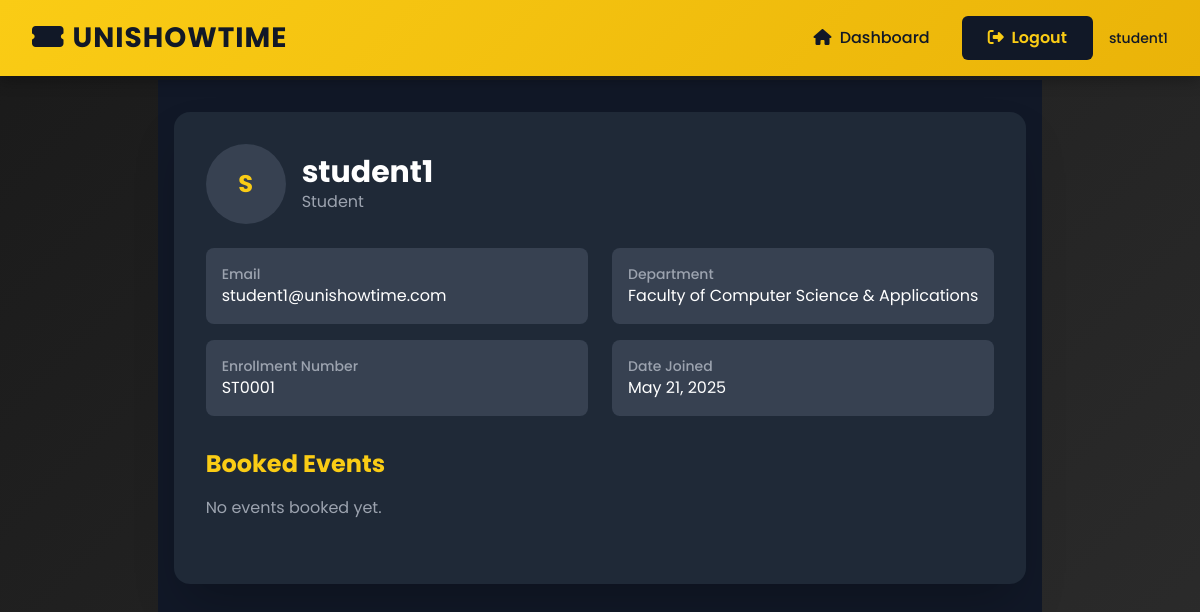
/user/3/, run on the app's committed database.
### mainapp/models.py (models this page shows, shortened)
class CustomUser(AbstractUser, PermissionsMixin):
    role = models.CharField(max_length=20, choices=ROLE_CHOICES, default='student')
    enrollment_no = models.CharField(max_length=20, unique=True, null=True, blank=True)
    department = models.ForeignKey(Department, on_delete=models.SET_NULL, null=True, blank=True)
    profile_image = models.ImageField(upload_to='profiles/', blank=True, null=True)

class Department(models.Model):
    name = models.CharField(max_length=100, unique=True)
    code = models.CharField(max_length=10, unique=True)
    class Meta:
        verbose_name_plural = "Departments"

### mainapp/views.py (the view)
# urls.py: path('user/<int:user_id>/', views.admin_user_details, name='admin_user_details'),
def admin_user_details(request, user_id):
    user = get_object_or_404(CustomUser, id=user_id)
    return render(request, 'dashboard/admin_user_details.html', {'user': user})

### mainapp/templates/dashboard/admin_user_details.html (shortened to what this page needs)
{% extends "base.html" %}
{% block content %}
<div class="min-h-screen bg-gray-900 py-8">
    <div class="max-w-4xl mx-auto px-4">
        <div class="bg-gray-800 rounded-2xl shadow-2xl p-8 mb-8 transform transition-all hover:scale-105 animate-fadeIn">
            <div class="flex items-start justify-between mb-6">
                <div class="flex items-center space-x-4">
                    {% if user.profile_image %}
                        <img src="{{ user.profile_image.url }}" alt="{{ user.username }}" class="w-20 h-20 rounded-full object-cover border-4 border-yellow-400">
                    {% else %}
                        <div class="w-20 h-20 rounded-full bg-gray-700 flex items-center justify-center text-2xl font-bold text-yellow-400">
                            {{ user.username|make_list|first|upper }}
                        </div>
                    {% endif %}
                    <div>
                        <h1 class="text-3xl font-bold text-white">{{ user.username }}</h1>
                        <p class="text-gray-400">{{ user.get_role_display }}</p>
                    </div>
                </div>
            </div>
            <div class="grid grid-cols-1 md:grid-cols-2 gap-6 mb-8">
                <div class="space-y-4">
                    <div class="bg-gray-700 p-4 rounded-lg">
                        <h3 class="text-sm font-medium text-gray-400">Email</h3>
                        <p class="text-white">{{ user.email }}</p>
                    </div>
                    {% if user.enrollment_no %}
                        <div class="bg-gray-700 p-4 rounded-lg">
                            <h3 class="text-sm font-medium text-gray-400">Enrollment Number</h3>
                            <p class="text-white">{{ user.enrollment_no }}</p>
                        </div>
                    {% endif %}
                </div>
                <div class="space-y-4">
                    {% if user.department %}
                        <div class="bg-gray-700 p-4 rounded-lg">
                            <h3 class="text-sm font-medium text-gray-400">Department</h3>
                            <p class="text-white">{{ user.department.name }}</p>
                        </div>
                    {% endif %}
                    <div class="bg-gray-700 p-4 rounded-lg">
                        <h3 class="text-sm font-medium text-gray-400">Date Joined</h3>
                        <p class="text-white">{{ user.date_joined|date:"F d, Y" }}</p>
                    </div>
                </div>
            </div>
            {% if user.role == 'student' %}
                <div class="mb-8">
                    <h2 class="text-2xl font-bold text-yellow-400 mb-4">Booked Events</h2>
                    <div class="grid grid-cols-1 md:grid-cols-2 gap-4">
                        {% for ticket in user.ticket_set.all %}
                            <div class="bg-gray-700 p-4 rounded-lg">
                                <h3 class="text-lg font-semibold text-white">{{ ticket.event.title }}</h3>
                                <p class="text-gray-400">{{ ticket.event.date|date:"F d, Y" }}</p>
                                <p class="text-sm text-gray-400">Booked on: {{ ticket.booked_at|date:"F d, Y" }}</p>
                            </div>
                        {% empty %}
                            <p class="text-gray-400">No events booked yet.</p>
                        {% endfor %}
                    </div>
                </div>
            {% endif %}
        </div>
    </div>
</div>
{% endblock %}

### mainapp/templates/base.html (shortened to what this page needs)
{% load static %}
<!DOCTYPE html>
<html lang="en">
<head>
    <script src="https://cdn.tailwindcss.com"></script>
    <link rel="stylesheet" href="https://cdnjs.cloudflare.com/ajax/libs/font-awesome/6.4.0/css/all.min.css">
    <link href="https://unpkg.com/aos@2.3.1/dist/aos.css" rel="stylesheet">
</head>
<body>
    <div id="particles-js"></div>
    <nav class="navbar">
        <div class="max-w-7xl mx-auto px-4 sm:px-6 lg:px-8">
            <div class="flex justify-between items-center py-4">
                <a href="{% url 'dashboard' %}" class="navbar-title"><i class="fas fa-ticket-alt mr-2"></i>UniShowTime</a>
                <div class="hidden md:flex items-center space-x-4">
                    {% if user.is_authenticated %}
                        <a href="{% url 'dashboard' %}" class="navbar-item"><i class="fas fa-home mr-1"></i> Dashboard</a>
                        <a href="{% url 'logout' %}" class="navbar-button"><i class="fas fa-sign-out-alt mr-1"></i> Logout</a>
                        <div class="flex items-center space-x-2">
                            <span class="text-sm font-medium text-gray-900">{{ user.username }}</span>
                        </div>
                    {% else %}
                        <a href="{% url 'login' %}" class="navbar-button"><i class="fas fa-sign-in-alt mr-1"></i> Login</a>
                        <a href="{% url 'register' %}" class="navbar-button"><i class="fas fa-user-plus mr-1"></i> Register</a>
                    {% endif %}
                </div>
            </div>
        </div>
    </nav>
    <main class="max-w-7xl mx-auto px-4 sm:px-6 lg:px-8 py-20" data-aos="fade-up" data-aos-duration="800">
        {% block content %}{% endblock %}
    </main>
</body>
</html>

### mainapp/templates/base.html (style rules this page uses)
body { font-family: 'Poppins', sans-serif; background: linear-gradient(135deg, #1a1a1a, #2c2c2c); color: #f5f5f5; margin: 0; min-height: 100vh; display: flex; flex-direction: column; overflow-x: hidden; }
.navbar { background: linear-gradient(135deg, #facc15 0%, #eab308 100%); box-shadow: 0 4px 15px rgba(0, 0, 0, 0.3); position: fixed; width: 100%; z-index: 50; top: 0; }
.navbar-title { font-size: 1.75rem; font-weight: 700; color: #111827; text-transform: uppercase; letter-spacing: 1px; transition: all 0.3s ease; position: relative; display: inline-block; }
.navbar-title::after { content: ''; position: absolute; width: 0; height: 3px; bottom: -5px; left: 0; background-color: #111827; transition: width 0.3s ease; }
.navbar-item { font-size: 1rem; font-weight: 500; color: #111827; padding: 0.5rem 1rem; border-radius: 0.375rem; transition: all 0.3s ease; position: relative; overflow: hidden; }
.navbar-item::before { content: ''; position: absolute; top: 0; left: -100%; width: 100%; height: 100%; background: rgba(17, 24, 39, 0.1); transition: all 0.3s ease; z-index: -1; }
.navbar-button { background-color: #111827; color: #facc15; padding: 0.5rem 1.5rem; border-radius: 0.375rem; font-weight: 600; border: 2px solid transparent; transition: all 0.3s ease; position: relative; overflow: hidden; z-index: 1; }
.navbar-button::before { content: ''; position: absolute; top: 0; left: -100%; width: 100%; height: 100%; background: #facc15; transition: all 0.4s ease; z-index: -1; }
main { flex: 1; padding-top: 5rem; }
.animate-fadeIn { animation: fadeIn 0.5s ease-out forwards; }
#particles-js { position: fixed; width: 100%; height: 100%; top: 0; left: 0; z-index: -1; }

### data on the page
CustomUser: username "student1", username|make_list "S", role "Student", email "student1@unishowtime.com", enrollment_no "ST0001", department.name "Faculty of Computer Science & Applications", date_joined "May 21, 2025"
